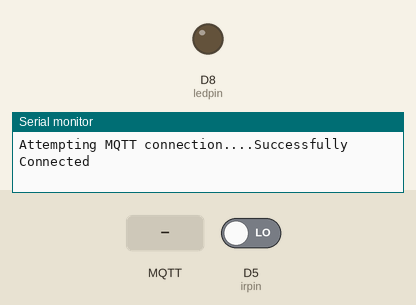
Bench run of a sketch on a simulated ESP8266 (NodeMCU). Shown: output pins drawn as LEDs (lit = HIGH), the last lines printed to the serial monitor. Dashed ring = blinking. The test bench sets the inputs (shaded band); at power-on: D5 (irpin) LOW. WiFi joins after 1.5 s; servers stay silent unless stated; no MQTT or app messages arrive unless stated.

Above: at 4.7 s.
4.8 s: MQTT message "1" arrives on the first subscribed topic
At 5.2 s:
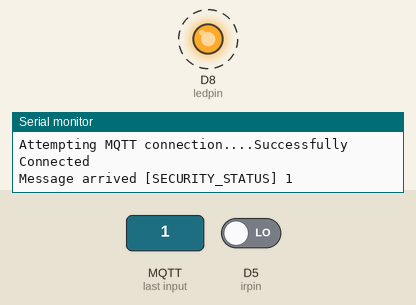
9.3 s: D5 (irpin) driven HIGH
20.3 s: MQTT message "Arm" arrives on the first subscribed topic
22.0 s: MQTT message "0" arrives on the first subscribed topic
At 23.4 s:
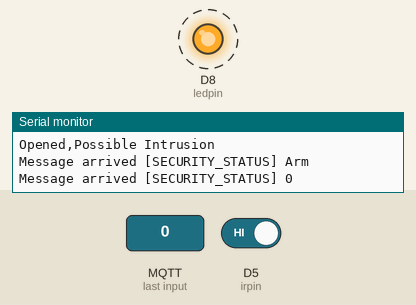
26.5 s: MQTT message "2" arrives on the first subscribed topic
30.0 s: D5 (irpin) driven LOW
Timing chart, 0 to 34.5 s (numbered marks = the images above; inputs shaded):
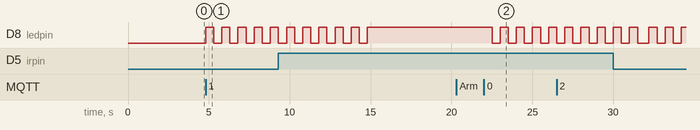

Measured:
- after the input at 4.8 s, D8 (ledpin): alternates HIGH for 0.50 s and LOW for 0.50 s, starting at once
- after the input at 22.0 s, D8 (ledpin): alternates HIGH for 0.50 s and LOW for 0.50 s, starting after 0.51 s

The sketch:

intrusion.ino
```cpp
#include <ESP8266WiFi.h>                                //To connect to WiFi
#include <PubSubClient.h>                               //To establish communication with mqtt broker

int ledpin=D8;                                         //Declaring info device pin that acts as an alarm(generally a buzzer is used, here I used an LED instead)
int irpin=D5;                                          //Declaring IR sensor output pin
int irval=0;                                          //Variable to store data from ir sensor
int stat=0;                                           //Variable that helps in understanding if the door was already open or closed(0 means it was closed)
char* door_stat="";                                   //To store status of door to be published at the mqtt server side
char* home_stat="Secure";                             //To store status of house, Secure or possible intrusion and to publish on server side

String astat="Arm";                                   //Alarm status whether the alarm is armed or disarmed
const char* ssid="xxxxxxx";                           //To store wifi name(ssid)
const char* password="xxxxxx";            //To store wifi password
const char* mqtt_server="broker.mqtt-dashboard.com";  //To store the mqtt server address broker.mqtt-dashboard.com is a free one
long lastMsg=0;                                       //To store the time last message was recieved from the mqtt server
char detail[50],h_stat[50];                           //Character arrays to store data to be sent to the server
int value=0;

WiFiClient espClient;                                 //Declaring an instance of WiFi client as espclient and using this to connect to mqtt server using pubsubclient instance client
PubSubClient client(espClient);

void setup() {
  // put your setup code here, to run once:
  Serial.begin(115200);                              //Begin serial communication, while callibrating
  pinMode(ledpin,OUTPUT);                            //Declaring the mode of alarm module(buzzer or led) and ir pin
  pinMode(irpin,INPUT);
  delay(1000);
  //Serial.print("Connecting to ");                 //To be used while callibrating
  //Serial.println(ssid);                           //To be used while callibrating
  WiFi.begin(ssid, password);                       //To connect to the wifi with name "ssid" and "password"
  while (WiFi.status() != WL_CONNECTED) {         //Until connected to wifi keep printing this message and wait for 250ms each time
    delay(250);
    //Serial.print(".");                          //To be used while callibrating
  }
  //Serial.println("WiFi connected");             //To be used while callibrating
  client.setServer(mqtt_server, 1883);            //to connect to the mqtt server, when the protocol is mqtt/tcp (mostly used) the port number will be 1883 most of the times
  client.setCallback(callback);                   //A function that is declared to be executed by nodemcu everytime it this happens
  delay(1000);
}

void loop() {
  // put your main code here, to run repeatedly:
  if (!client.connected()) {                         //If client is not connected then try reconnecting using that function
    reconnect();
  }
  client.loop();                                    //Repeat the operations as we want to client to constantly update the data on the server at the earliest
  long now = millis();                              //Get currently elapsed time
  if (now - lastMsg > 5000) {                       //Print the message every 5 seconds
    lastMsg = now;
    ++value;
    getirval();                                     //get the status of ir sensor(door status)
  }
    if(irval==1){                                   //If there is no obstacle infront of the sensor i.e opened in my setup then,
      if(astat=="Arm"){                            //If the alarm is armed i.e there was a break in
        digitalWrite(ledpin,HIGH);                  //Start the alarm i.e on the led in this case, can be replaced with a buzzer to make unpleasant sound when broke in
        home_stat="Possible Intrusion";             //Change the status of house to Possible Intrusion
        delay(500);
      }
      else if(astat=="Disarm"){                   //But if the alarm is disarmed i.e alarm is off and the door was opened
        digitalWrite(ledpin,LOW);                 //Do nothing or keep the led low or keep buzzer off
        home_stat="Secure";                       //Keep the status of house to Secure as we disarmed the alarm, we are not expecting any intrusion
        delay(500);
      }
      if(stat==0){                                //If stat is 0 i.e door was previously closed, that is it was opened right now from that state
        //Serial.println("Door Now Opened");      //To be used while calibrating
        stat=1;                                   //Change the stat to 1 i.e that door is now open, this helps in knowing if the door was already open later in time
        delay(200);
      }
    }
    else{                                         //If there is an obstacle infront of the sensor, i.e closed in my setup then,
      if(astat=="Disarm"){                        //If the alarm is disarmed i.e alarm is off and the door is closed
        digitalWrite(ledpin,LOW);                //Do nothing or keep the led low or keep buzzer off
        home_stat="Secure";                      //Keep the status of house to Secure as we disarmed the alarm, we are not expecting any intrusion
        delay(500);
      }
      if(stat==1){                              //If stat is 1 i.e door was previously open, that is it was closed right now from that state
        //Serial.println("Door Now Closed");    //To be used while calibrating
        stat=0;                                 //Change stat to 0 i.e that door is now closed, this helps in knowing if the door was already closed later in time
        delay(200);
      }
    }
}

//Function used by the client to perform actions on the mqtt server
void callback(char* topic, byte* message_i_o, unsigned int length) {  //The topic name, message, length of message is recieved
  Serial.print("Message arrived [");                                  //To be used while callibrating
  Serial.print(topic);                        //The topic name is printed
  Serial.print("] ");
  for (int i = 0; i < length; i++) {          //The message is printed
    Serial.print((char)message_i_o[i]);
  }
  Serial.println();
  if ((char)message_i_o[0] == 'D') {        //To act on the data, the first character is compared as we only send two messages here, Arm and Disarm
    astat="Disarm";
  }
  else if ((char)message_i_o[0] == 'A') {
    astat="Arm";
  }
  else {                                  //Just in case we sent something other than these, we want the led to blink saying that there was something wrong
    for(int i=0;i<10;i++){
      digitalWrite(ledpin,HIGH);
      delay(500);
      digitalWrite(ledpin,LOW);
      delay(500);
    }
  }
}
//Function to get the status of door and publish the status in the subscription channels
void getirval(){
  irval=digitalRead(irpin);
  if(irval==1){                 //If the door was opened then make door_stat as opened else make it closed
    door_stat="Opened";
  }
  else{
    door_stat="Closed";
  }
  snprintf(detail,50,door_stat);    //snprintf writes to buffer but we can use it like this also to transfer data from door_stat to detail...
  snprintf(h_stat,50,home_stat);
  if(isnan(irval)){                 //If the ir sensor value is NaN that means there was an error so publish the corresponding message this is useful if we are using an accelerometer or some similar movement sensors
    Serial.println("Failed to read from the sensor!");
    client.publish("DOOR_STATUS","Failed to read from the sensor!");
  }
  else{                             //If the sensor has a good value then publish the following status in the respective channels
    client.publish("DOOR_STATUS",detail);
    client.publish("HOME_STATUS",h_stat);
    Serial.print(detail);Serial.print(",");Serial.println(h_stat);    //To be used while callibrating
  }
  return;
}
//Function to reconnect to the mqtt
void reconnect() {
  while (!client.connected()) {
    Serial.print("Attempting MQTT connection....");
    if (client.connect("xxxxxxxxxx")) { //Any random name like esp8266client or a client id
      Serial.println("Successfully Connected");
      client.subscribe("SECURITY_STATUS");
    }
    else {
      Serial.print("failed, rc=");
      Serial.print(client.state());
      Serial.println(" Trying again in 2 seconds");
      delay(2000);
    }
  }
}
```
